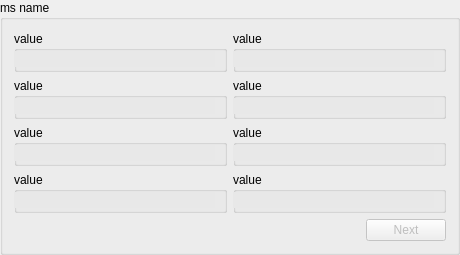
<?xml version="1.0" encoding="UTF-8"?>
<ui version="4.0">
 <class>QtMsRegionStats</class>
 <widget class="QGroupBox" name="QtMsRegionStats">
  <property name="geometry">
   <rect>
    <x>0</x>
    <y>0</y>
    <width>460</width>
    <height>254</height>
   </rect>
  </property>
  <property name="sizePolicy">
   <sizepolicy hsizetype="MinimumExpanding" vsizetype="Preferred">
    <horstretch>0</horstretch>
    <verstretch>0</verstretch>
   </sizepolicy>
  </property>
  <property name="minimumSize">
   <size>
    <width>460</width>
    <height>0</height>
   </size>
  </property>
  <property name="maximumSize">
   <size>
    <width>16777215</width>
    <height>254</height>
   </size>
  </property>
  <property name="windowTitle">
   <string>GroupBox</string>
  </property>
  <property name="title">
   <string>ms name</string>
  </property>
  <layout class="QVBoxLayout" name="verticalLayout">
   <item>
    <layout class="QGridLayout" name="gridLayout">
     <item row="0" column="0">
      <widget class="QGroupBox" name="box11">
       <property name="sizePolicy">
        <sizepolicy hsizetype="MinimumExpanding" vsizetype="MinimumExpanding">
         <horstretch>0</horstretch>
         <verstretch>0</verstretch>
        </sizepolicy>
       </property>
       <property name="minimumSize">
        <size>
         <width>201</width>
         <height>41</height>
        </size>
       </property>
       <property name="title">
        <string>value</string>
       </property>
       <property name="flat">
        <bool>true</bool>
       </property>
       <widget class="QLineEdit" name="text11">
        <property name="geometry">
         <rect>
          <x>0</x>
          <y>20</y>
          <width>201</width>
          <height>16</height>
         </rect>
        </property>
        <property name="sizePolicy">
         <sizepolicy hsizetype="Preferred" vsizetype="Fixed">
          <horstretch>0</horstretch>
          <verstretch>0</verstretch>
         </sizepolicy>
        </property>
        <property name="palette">
         <palette>
          <active>
           <colorrole role="Base">
            <brush brushstyle="SolidPattern">
             <color alpha="255">
              <red>232</red>
              <green>232</green>
              <blue>232</blue>
             </color>
            </brush>
           </colorrole>
          </active>
          <inactive>
           <colorrole role="Base">
            <brush brushstyle="SolidPattern">
             <color alpha="255">
              <red>232</red>
              <green>232</green>
              <blue>232</blue>
             </color>
            </brush>
           </colorrole>
          </inactive>
          <disabled>
           <colorrole role="Base">
            <brush brushstyle="SolidPattern">
             <color alpha="255">
              <red>212</red>
              <green>208</green>
              <blue>200</blue>
             </color>
            </brush>
           </colorrole>
          </disabled>
         </palette>
        </property>
        <property name="font">
         <font>
          <pointsize>10</pointsize>
         </font>
        </property>
        <property name="acceptDrops">
         <bool>false</bool>
        </property>
        <property name="maxLength">
         <number>50</number>
        </property>
        <property name="frame">
         <bool>false</bool>
        </property>
        <property name="readOnly">
         <bool>true</bool>
        </property>
       </widget>
      </widget>
     </item>
     <item row="0" column="1">
      <widget class="QGroupBox" name="box12">
       <property name="sizePolicy">
        <sizepolicy hsizetype="MinimumExpanding" vsizetype="MinimumExpanding">
         <horstretch>0</horstretch>
         <verstretch>0</verstretch>
        </sizepolicy>
       </property>
       <property name="minimumSize">
        <size>
         <width>201</width>
         <height>41</height>
        </size>
       </property>
       <property name="title">
        <string>value</string>
       </property>
       <property name="flat">
        <bool>true</bool>
       </property>
       <widget class="QLineEdit" name="text12">
        <property name="geometry">
         <rect>
          <x>0</x>
          <y>20</y>
          <width>201</width>
          <height>16</height>
         </rect>
        </property>
        <property name="sizePolicy">
         <sizepolicy hsizetype="Preferred" vsizetype="Fixed">
          <horstretch>0</horstretch>
          <verstretch>0</verstretch>
         </sizepolicy>
        </property>
        <property name="palette">
         <palette>
          <active>
           <colorrole role="Base">
            <brush brushstyle="SolidPattern">
             <color alpha="255">
              <red>232</red>
              <green>232</green>
              <blue>232</blue>
             </color>
            </brush>
           </colorrole>
          </active>
          <inactive>
           <colorrole role="Base">
            <brush brushstyle="SolidPattern">
             <color alpha="255">
              <red>232</red>
              <green>232</green>
              <blue>232</blue>
             </color>
            </brush>
           </colorrole>
          </inactive>
          <disabled>
           <colorrole role="Base">
            <brush brushstyle="SolidPattern">
             <color alpha="255">
              <red>212</red>
              <green>208</green>
              <blue>200</blue>
             </color>
            </brush>
           </colorrole>
          </disabled>
         </palette>
        </property>
        <property name="font">
         <font>
          <pointsize>10</pointsize>
         </font>
        </property>
        <property name="acceptDrops">
         <bool>false</bool>
        </property>
        <property name="maxLength">
         <number>50</number>
        </property>
        <property name="frame">
         <bool>false</bool>
        </property>
        <property name="readOnly">
         <bool>true</bool>
        </property>
       </widget>
      </widget>
     </item>
     <item row="1" column="0">
      <widget class="QGroupBox" name="box21">
       <property name="sizePolicy">
        <sizepolicy hsizetype="MinimumExpanding" vsizetype="MinimumExpanding">
         <horstretch>0</horstretch>
         <verstretch>0</verstretch>
        </sizepolicy>
       </property>
       <property name="minimumSize">
        <size>
         <width>201</width>
         <height>41</height>
        </size>
       </property>
       <property name="title">
        <string>value</string>
       </property>
       <property name="flat">
        <bool>true</bool>
       </property>
       <widget class="QLineEdit" name="text21">
        <property name="geometry">
         <rect>
          <x>0</x>
          <y>20</y>
          <width>201</width>
          <height>16</height>
         </rect>
        </property>
        <property name="sizePolicy">
         <sizepolicy hsizetype="Preferred" vsizetype="Fixed">
          <horstretch>0</horstretch>
          <verstretch>0</verstretch>
         </sizepolicy>
        </property>
        <property name="palette">
         <palette>
          <active>
           <colorrole role="Base">
            <brush brushstyle="SolidPattern">
             <color alpha="255">
              <red>232</red>
              <green>232</green>
              <blue>232</blue>
             </color>
            </brush>
           </colorrole>
          </active>
          <inactive>
           <colorrole role="Base">
            <brush brushstyle="SolidPattern">
             <color alpha="255">
              <red>232</red>
              <green>232</green>
              <blue>232</blue>
             </color>
            </brush>
           </colorrole>
          </inactive>
          <disabled>
           <colorrole role="Base">
            <brush brushstyle="SolidPattern">
             <color alpha="255">
              <red>212</red>
              <green>208</green>
              <blue>200</blue>
             </color>
            </brush>
           </colorrole>
          </disabled>
         </palette>
        </property>
        <property name="font">
         <font>
          <pointsize>10</pointsize>
         </font>
        </property>
        <property name="acceptDrops">
         <bool>false</bool>
        </property>
        <property name="maxLength">
         <number>50</number>
        </property>
        <property name="frame">
         <bool>false</bool>
        </property>
        <property name="readOnly">
         <bool>true</bool>
        </property>
       </widget>
      </widget>
     </item>
     <item row="1" column="1">
      <widget class="QGroupBox" name="box22">
       <property name="sizePolicy">
        <sizepolicy hsizetype="MinimumExpanding" vsizetype="MinimumExpanding">
         <horstretch>0</horstretch>
         <verstretch>0</verstretch>
        </sizepolicy>
       </property>
       <property name="minimumSize">
        <size>
         <width>201</width>
         <height>41</height>
        </size>
       </property>
       <property name="title">
        <string>value</string>
       </property>
       <property name="flat">
        <bool>true</bool>
       </property>
       <widget class="QLineEdit" name="text22">
        <property name="geometry">
         <rect>
          <x>0</x>
          <y>20</y>
          <width>201</width>
          <height>16</height>
         </rect>
        </property>
        <property name="sizePolicy">
         <sizepolicy hsizetype="Preferred" vsizetype="Fixed">
          <horstretch>0</horstretch>
          <verstretch>0</verstretch>
         </sizepolicy>
        </property>
        <property name="palette">
         <palette>
          <active>
           <colorrole role="Base">
            <brush brushstyle="SolidPattern">
             <color alpha="255">
              <red>232</red>
              <green>232</green>
              <blue>232</blue>
             </color>
            </brush>
           </colorrole>
          </active>
          <inactive>
           <colorrole role="Base">
            <brush brushstyle="SolidPattern">
             <color alpha="255">
              <red>232</red>
              <green>232</green>
              <blue>232</blue>
             </color>
            </brush>
           </colorrole>
          </inactive>
          <disabled>
           <colorrole role="Base">
            <brush brushstyle="SolidPattern">
             <color alpha="255">
              <red>212</red>
              <green>208</green>
              <blue>200</blue>
             </color>
            </brush>
           </colorrole>
          </disabled>
         </palette>
        </property>
        <property name="font">
         <font>
          <pointsize>10</pointsize>
         </font>
        </property>
        <property name="acceptDrops">
         <bool>false</bool>
        </property>
        <property name="maxLength">
         <number>50</number>
        </property>
        <property name="frame">
         <bool>false</bool>
        </property>
        <property name="readOnly">
         <bool>true</bool>
        </property>
       </widget>
      </widget>
     </item>
     <item row="2" column="0">
      <widget class="QGroupBox" name="box31">
       <property name="sizePolicy">
        <sizepolicy hsizetype="MinimumExpanding" vsizetype="MinimumExpanding">
         <horstretch>0</horstretch>
         <verstretch>0</verstretch>
        </sizepolicy>
       </property>
       <property name="minimumSize">
        <size>
         <width>201</width>
         <height>41</height>
        </size>
       </property>
       <property name="title">
        <string>value</string>
       </property>
       <property name="flat">
        <bool>true</bool>
       </property>
       <widget class="QLineEdit" name="text31">
        <property name="geometry">
         <rect>
          <x>0</x>
          <y>20</y>
          <width>201</width>
          <height>16</height>
         </rect>
        </property>
        <property name="sizePolicy">
         <sizepolicy hsizetype="Preferred" vsizetype="Fixed">
          <horstretch>0</horstretch>
          <verstretch>0</verstretch>
         </sizepolicy>
        </property>
        <property name="palette">
         <palette>
          <active>
           <colorrole role="Base">
            <brush brushstyle="SolidPattern">
             <color alpha="255">
              <red>232</red>
              <green>232</green>
              <blue>232</blue>
             </color>
            </brush>
           </colorrole>
          </active>
          <inactive>
           <colorrole role="Base">
            <brush brushstyle="SolidPattern">
             <color alpha="255">
              <red>232</red>
              <green>232</green>
              <blue>232</blue>
             </color>
            </brush>
           </colorrole>
          </inactive>
          <disabled>
           <colorrole role="Base">
            <brush brushstyle="SolidPattern">
             <color alpha="255">
              <red>212</red>
              <green>208</green>
              <blue>200</blue>
             </color>
            </brush>
           </colorrole>
          </disabled>
         </palette>
        </property>
        <property name="font">
         <font>
          <pointsize>10</pointsize>
         </font>
        </property>
        <property name="acceptDrops">
         <bool>false</bool>
        </property>
        <property name="maxLength">
         <number>50</number>
        </property>
        <property name="frame">
         <bool>false</bool>
        </property>
        <property name="readOnly">
         <bool>true</bool>
        </property>
       </widget>
      </widget>
     </item>
     <item row="2" column="1">
      <widget class="QGroupBox" name="box32">
       <property name="sizePolicy">
        <sizepolicy hsizetype="MinimumExpanding" vsizetype="MinimumExpanding">
         <horstretch>0</horstretch>
         <verstretch>0</verstretch>
        </sizepolicy>
       </property>
       <property name="minimumSize">
        <size>
         <width>201</width>
         <height>41</height>
        </size>
       </property>
       <property name="title">
        <string>value</string>
       </property>
       <property name="flat">
        <bool>true</bool>
       </property>
       <widget class="QLineEdit" name="text32">
        <property name="geometry">
         <rect>
          <x>0</x>
          <y>20</y>
          <width>201</width>
          <height>16</height>
         </rect>
        </property>
        <property name="sizePolicy">
         <sizepolicy hsizetype="Preferred" vsizetype="Fixed">
          <horstretch>0</horstretch>
          <verstretch>0</verstretch>
         </sizepolicy>
        </property>
        <property name="palette">
         <palette>
          <active>
           <colorrole role="Base">
            <brush brushstyle="SolidPattern">
             <color alpha="255">
              <red>232</red>
              <green>232</green>
              <blue>232</blue>
             </color>
            </brush>
           </colorrole>
          </active>
          <inactive>
           <colorrole role="Base">
            <brush brushstyle="SolidPattern">
             <color alpha="255">
              <red>232</red>
              <green>232</green>
              <blue>232</blue>
             </color>
            </brush>
           </colorrole>
          </inactive>
          <disabled>
           <colorrole role="Base">
            <brush brushstyle="SolidPattern">
             <color alpha="255">
              <red>212</red>
              <green>208</green>
              <blue>200</blue>
             </color>
            </brush>
           </colorrole>
          </disabled>
         </palette>
        </property>
        <property name="font">
         <font>
          <pointsize>10</pointsize>
         </font>
        </property>
        <property name="acceptDrops">
         <bool>false</bool>
        </property>
        <property name="maxLength">
         <number>50</number>
        </property>
        <property name="frame">
         <bool>false</bool>
        </property>
        <property name="readOnly">
         <bool>true</bool>
        </property>
       </widget>
      </widget>
     </item>
     <item row="3" column="0">
      <widget class="QGroupBox" name="box41">
       <property name="sizePolicy">
        <sizepolicy hsizetype="MinimumExpanding" vsizetype="MinimumExpanding">
         <horstretch>0</horstretch>
         <verstretch>0</verstretch>
        </sizepolicy>
       </property>
       <property name="minimumSize">
        <size>
         <width>201</width>
         <height>41</height>
        </size>
       </property>
       <property name="title">
        <string>value</string>
       </property>
       <property name="flat">
        <bool>true</bool>
       </property>
       <widget class="QLineEdit" name="text41">
        <property name="geometry">
         <rect>
          <x>0</x>
          <y>20</y>
          <width>201</width>
          <height>16</height>
         </rect>
        </property>
        <property name="sizePolicy">
         <sizepolicy hsizetype="Preferred" vsizetype="Fixed">
          <horstretch>0</horstretch>
          <verstretch>0</verstretch>
         </sizepolicy>
        </property>
        <property name="palette">
         <palette>
          <active>
           <colorrole role="Base">
            <brush brushstyle="SolidPattern">
             <color alpha="255">
              <red>232</red>
              <green>232</green>
              <blue>232</blue>
             </color>
            </brush>
           </colorrole>
          </active>
          <inactive>
           <colorrole role="Base">
            <brush brushstyle="SolidPattern">
             <color alpha="255">
              <red>232</red>
              <green>232</green>
              <blue>232</blue>
             </color>
            </brush>
           </colorrole>
          </inactive>
          <disabled>
           <colorrole role="Base">
            <brush brushstyle="SolidPattern">
             <color alpha="255">
              <red>212</red>
              <green>208</green>
              <blue>200</blue>
             </color>
            </brush>
           </colorrole>
          </disabled>
         </palette>
        </property>
        <property name="font">
         <font>
          <pointsize>10</pointsize>
         </font>
        </property>
        <property name="acceptDrops">
         <bool>false</bool>
        </property>
        <property name="maxLength">
         <number>50</number>
        </property>
        <property name="frame">
         <bool>false</bool>
        </property>
        <property name="readOnly">
         <bool>true</bool>
        </property>
       </widget>
      </widget>
     </item>
     <item row="3" column="1">
      <widget class="QGroupBox" name="box42">
       <property name="sizePolicy">
        <sizepolicy hsizetype="MinimumExpanding" vsizetype="MinimumExpanding">
         <horstretch>0</horstretch>
         <verstretch>0</verstretch>
        </sizepolicy>
       </property>
       <property name="minimumSize">
        <size>
         <width>201</width>
         <height>41</height>
        </size>
       </property>
       <property name="title">
        <string>value</string>
       </property>
       <property name="flat">
        <bool>true</bool>
       </property>
       <widget class="QLineEdit" name="text42">
        <property name="geometry">
         <rect>
          <x>0</x>
          <y>20</y>
          <width>201</width>
          <height>16</height>
         </rect>
        </property>
        <property name="sizePolicy">
         <sizepolicy hsizetype="Preferred" vsizetype="Fixed">
          <horstretch>0</horstretch>
          <verstretch>0</verstretch>
         </sizepolicy>
        </property>
        <property name="palette">
         <palette>
          <active>
           <colorrole role="Base">
            <brush brushstyle="SolidPattern">
             <color alpha="255">
              <red>232</red>
              <green>232</green>
              <blue>232</blue>
             </color>
            </brush>
           </colorrole>
          </active>
          <inactive>
           <colorrole role="Base">
            <brush brushstyle="SolidPattern">
             <color alpha="255">
              <red>232</red>
              <green>232</green>
              <blue>232</blue>
             </color>
            </brush>
           </colorrole>
          </inactive>
          <disabled>
           <colorrole role="Base">
            <brush brushstyle="SolidPattern">
             <color alpha="255">
              <red>212</red>
              <green>208</green>
              <blue>200</blue>
             </color>
            </brush>
           </colorrole>
          </disabled>
         </palette>
        </property>
        <property name="font">
         <font>
          <pointsize>10</pointsize>
         </font>
        </property>
        <property name="acceptDrops">
         <bool>false</bool>
        </property>
        <property name="maxLength">
         <number>50</number>
        </property>
        <property name="frame">
         <bool>false</bool>
        </property>
        <property name="readOnly">
         <bool>true</bool>
        </property>
       </widget>
      </widget>
     </item>
    </layout>
   </item>
   <item>
    <layout class="QHBoxLayout" name="horizontalLayout">
     <item>
      <spacer name="horizontalSpacer">
       <property name="orientation">
        <enum>Qt::Horizontal</enum>
       </property>
       <property name="sizeHint" stdset="0">
        <size>
         <width>40</width>
         <height>20</height>
        </size>
       </property>
      </spacer>
     </item>
     <item>
      <widget class="QPushButton" name="next_button">
       <property name="enabled">
        <bool>false</bool>
       </property>
       <property name="text">
        <string>Next</string>
       </property>
       <property name="flat">
        <bool>false</bool>
       </property>
      </widget>
     </item>
    </layout>
   </item>
  </layout>
 </widget>
 <resources/>
 <connections/>
</ui>
